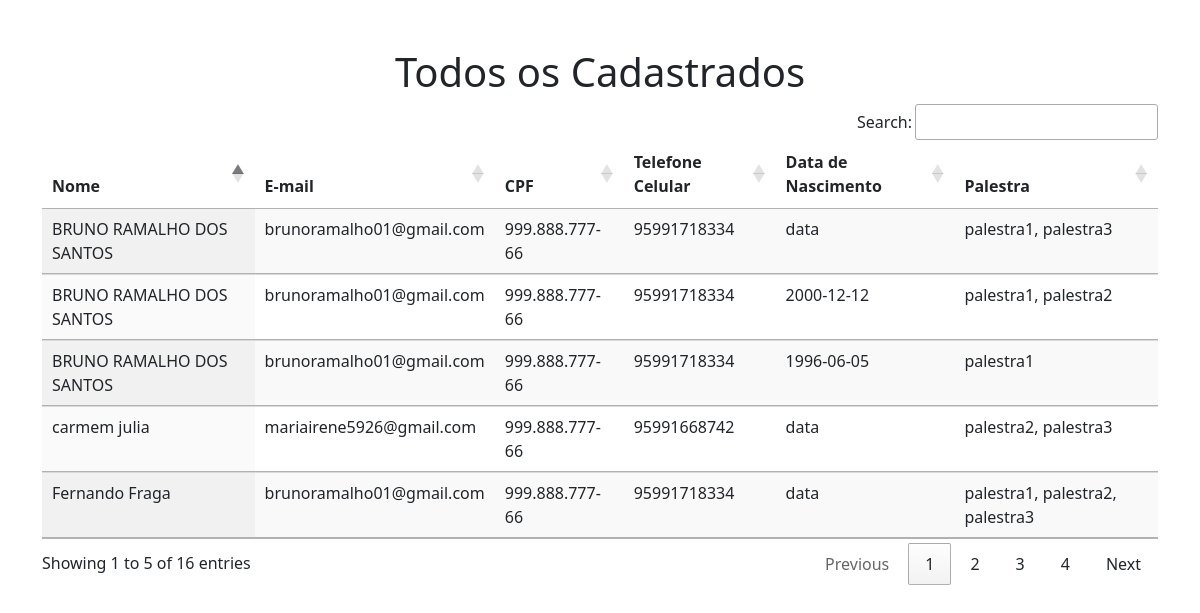
/nrm.php, run on an earlier commit of the app's database.
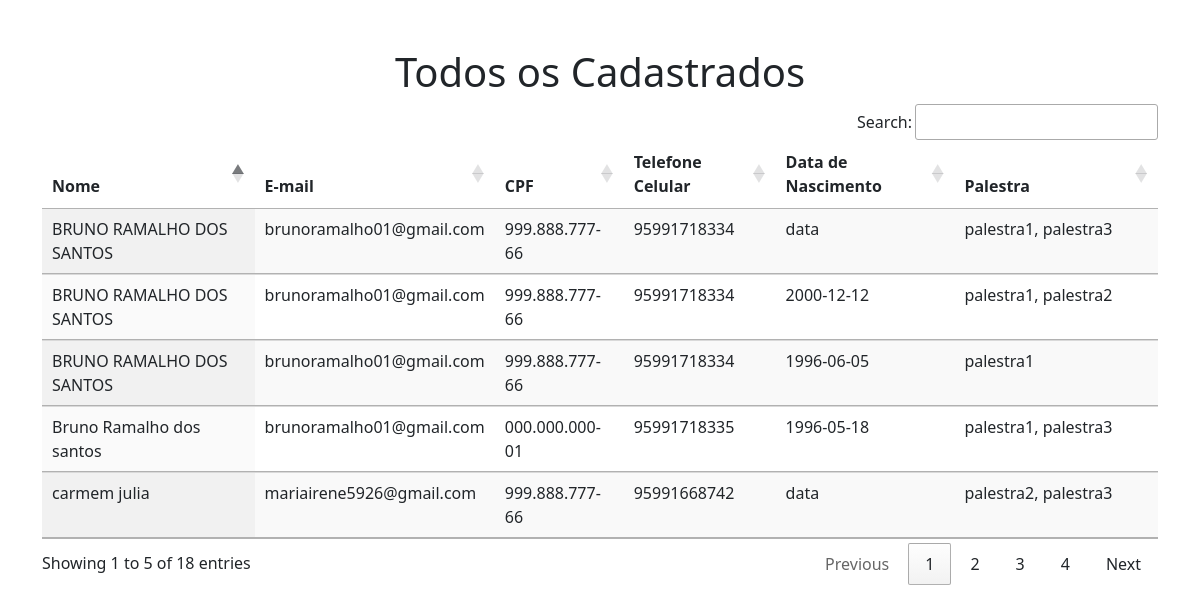
And on a later commit of the database.
### tables this page shows
CREATE TABLE usuarios (
        uuid INTEGER PRIMARY KEY AUTOINCREMENT,
        Nome_Usuario TEXT,
        Cartao TEXT,
        Tag_uhf TEXT,
        Senha TEXT,
        Controle_remoto TEXT,
        E_mail TEXT,
        RG TEXT,
        CPF TEXT,
        Telefone_celular TEXT,
        Matricula TEXT,
        Estado TEXT,
        Data_inicial_Validade TEXT,
        Data_Final_Validade TEXT,
        Observacoes TEXT,
        Tipo_Usuario TEXT,
        num_digital TEXT,
        Biometria TEXT,
        Foto TEXT,
        modelo_digital TEXT,
        Origem TEXT,
        Cartao_quantidade_bits TEXT,
        Tag_uhf_quantidade_bits TEXT,
        Data_nascimento TEXT,
        Palestra TEXT
    );

### nrm.php (the view, shortened to what this page needs)
<!DOCTYPE html>
<html lang="pt-br">
<head>
  <link rel="stylesheet" href="https://cdn.jsdelivr.net/npm/bootstrap@5.3.0/dist/css/bootstrap.min.css">
  <link rel="stylesheet" type="text/css" href="https://cdn.datatables.net/1.13.6/css/jquery.dataTables.min.css">
  <link rel="stylesheet" href="https://cdn.datatables.net/buttons/2.4.1/css/buttons.dataTables.min.css">
</head>
<body>
  <div class="container mt-5">
    <h1 class="text-center">Todos os Cadastrados</h1>
    <table id="tabela" class="display table table-striped table-hover ">
      <thead>
        <tr>
          <th>Nome</th>
          <th>E-mail</th>
          <th>CPF</th>
          <th>Telefone Celular</th>
          <th>Data de Nascimento</th>
          <th>Palestra</th>
        </tr>
      </thead>
      <tbody>
      <?php
            $db = new SQLite3('data/usuarios.db');
            $query = "SELECT * FROM usuarios";
            $result = $db->query($query);
            while ($row = $result->fetchArray()) {
                echo "<tr>";
                echo "<td>" . $row['Nome_Usuario'] . "</td>";
                echo "<td>" . $row['E_mail'] . "</td>";
                echo "<td>" . $row['CPF'] . "</td>";
                echo "<td>" . $row['Telefone_celular'] . "</td>";
                echo "<td>" . $row['Data_nascimento'] . "</td>";
                echo "<td>" . $row['Palestra'] . "</td>";
                echo "</tr>";
            }
        ?>
      </tbody>
    </table>
  </div>
</body>
</html>

What changed in the data, as far as the page shows it:
no longer on this page (row unchanged): usuarios: Nome_Usuario "Fernando Fraga", E_mail "brunoramalho01@gmail.com", CPF "999.888.777-66", Telefone_celular "95991718334", Data_nascimento "data", Palestra "palestra1, palestra2, palestra3"
added usuarios: Nome_Usuario "Bruno Ramalho dos santos", E_mail "brunoramalho01@gmail.com", CPF "000.000.000-01", Telefone_celular "95991718335", Data_nascimento "1996-05-18", Palestra "palestra1, palestra3"
Also different on the page:
text written by a page script: "Search: Showing 1 to 5 of 16 entries Previous 1 2 3 4 Next" → "Search: Showing 1 to 5 of 18 entries Previous 1 2 3 4 Next"
